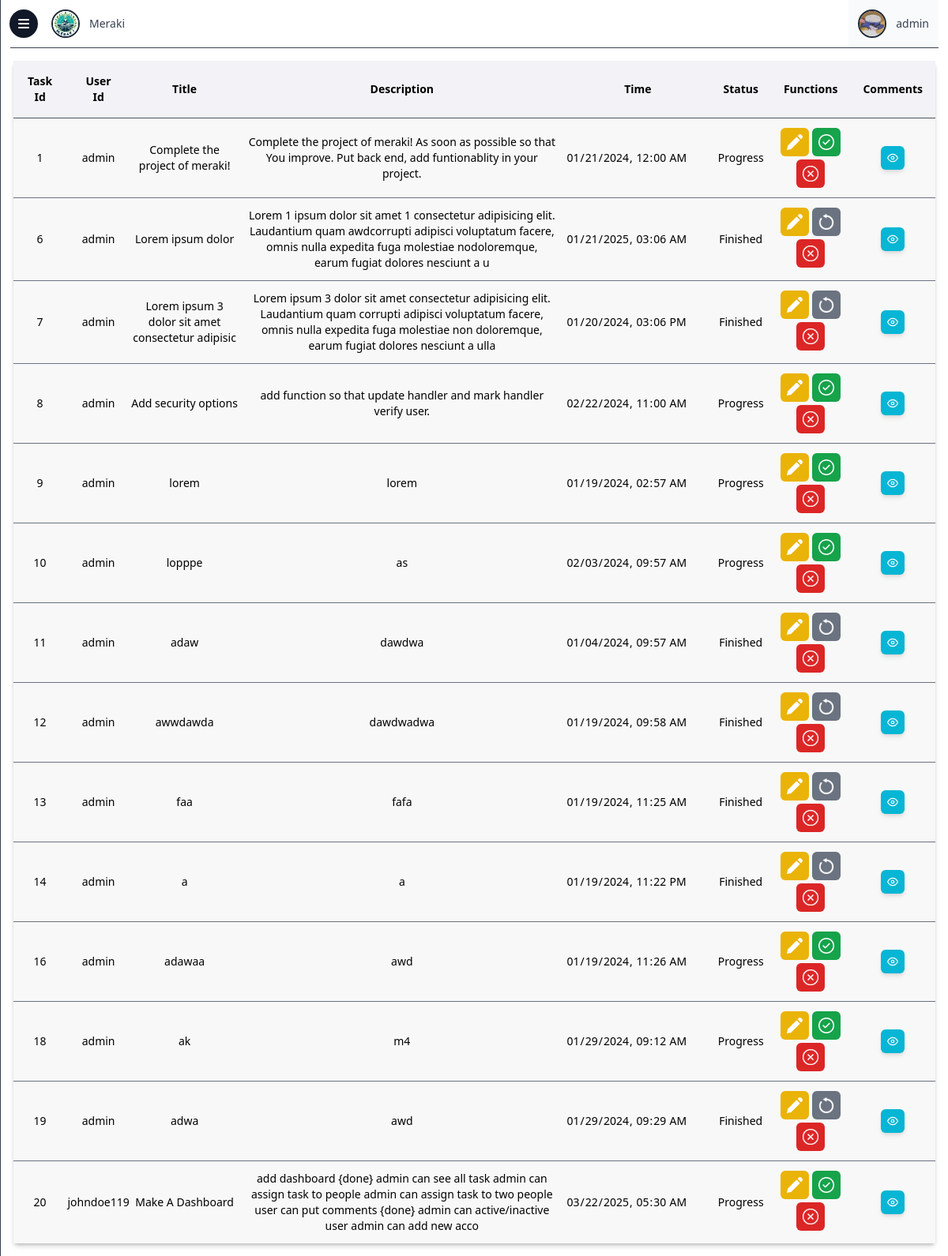
Page /tasks.php (signed in) on the committed database.
### tables this page shows
CREATE TABLE `users` (
  `id` varchar(30) NOT NULL,
  `name` varchar(30) NOT NULL,
  `email` varchar(30) NOT NULL,
  `pass` text NOT NULL,
  `img` text NOT NULL,
  `status` int(1) NOT NULL,
  `admin` int(11) NOT NULL DEFAULT 0,
  `active` int(11) NOT NULL DEFAULT 1
);

CREATE TABLE `tasks` (
  `id` varchar(30) NOT NULL,
  `task_id` int(11) NOT NULL,
  `task_title` varchar(50) NOT NULL,
  `task_desc` varchar(300) NOT NULL,
  `task_time` text NOT NULL,
  `task_status` varchar(10) NOT NULL
);

### tasks.php (the view, shortened to what this page needs)
<?php
$user_id = $_SESSION["id"];
include ("partials/_dbconnect.php");
$sql = "SELECT * FROM `tasks`";
$stmt = mysqli_prepare($conn, $sql);
mysqli_stmt_execute($stmt);
$result = mysqli_stmt_get_result($stmt);
?>
<!DOCTYPE html>
<html lang="en">
<head>
    <link href="../side/style.css" rel="stylesheet">
</head>
<body class="open-sans bg-white">
    <div class="absolute top-3 left-3 z-30">
        <button class="bg-gray-900 w-9 h-9 grid place-items-center p-2 rounded-full" class="button"
            onclick="displayMenu()">
            <i class="fas fa-bars text-base text-white"></i>
        </button>
    </div>
    <div class="flex z-20 overflow-y-hidden max-h-screen">
        <div class="overflow-y-scroll hide-scrollbar w-full">
            <header class="flex justify-between items-center mx-3">
                <a href="dashboard.php" class="dashboard-link flex items-center space-x-3 p-3 ml-10">
                    <img src="images/logo.jpg" alt="" class="h-9 w-9 rounded-full border-2 border-gray-800">
                    <p class="text-gray-700 text-sm">Meraki</p>
                </a>
                <div class="flex items-center space-x-3 p-3 bg-gray-50">
                    <?php
                    $sql = "SELECT * FROM `users` WHERE `id` = ?";
                    $stmt = mysqli_prepare($conn, $sql);
                    mysqli_stmt_bind_param($stmt, "s", $user_id);
                    mysqli_execute($stmt);
                    $result2 = mysqli_stmt_get_result($stmt);
                    $row2 = mysqli_fetch_assoc($result2);
                    echo '<img src="profile/images/' . $row2["img"] . '" alt="" class="h-9 w-9 rounded-full border-2 border-gray-800">
                    <p class="text-gray-700 text-sm">' . $row2["name"] . '</p>
                    ';
                    ?>
                </div>
            </header>
            <hr class="mx-3 border-t border-gray-700">
            <div class="m-4 bg-white rounded-md shadow-md container min-w-[calc(100%-32px)] text-sm max-w-[calc(100%-32px)]"
                id="user">
                <table class="w-full shadow-md">
                    <thead>
                        <tr class="border-b-gray-600 border-b bg-[#F3F2F7]">
                            <th scope="col" class="p-4">Task Id</th>
                            <th scope="col" class="p-4">User Id</th>
                            <th scope="col" class="p-4">Title</th>
                            <th scope="col" class="p-4">Description</th>
                            <th scope="col" class="p-4">Time</th>
                            <th scope="col" class="p-4">Status</th>
                            <th scope="col" class="p-4">Functions</th>
                            <th scope="col" class="p-4">Comments</th>
                        </tr>
                    </thead>
                    <tbody>
                        <?php
                        $i = 1;
                        while ($row = mysqli_fetch_assoc($result)) {
                            $task_id = $row["task_id"];
                            $user_id = $row["id"];
                            $title = $row["task_title"];
                            $desc = $row["task_desc"];
                            echo '<tr class="border-b-gray-500 border-b bg-[#F8F8F8] last:border-b-0">
                            <td class="text-center py-3">' . $task_id . '</td>
                            <td class="text-center py-3">' . $row["id"] . '</td>
                            <td class="text-center py-3">' . $title . '</td>
                            <td class="text-center py-3 px-3">' . $desc . '</td>
                            <td class="text-center py-3">
                                <input type="datetime-local" class="bg-transparent hide-cal py-3 outline-none border-none" value="' . $row["task_time"] . '">
                            </td>
                            <td class="text-center py-3 capitalize">' . $row["task_status"] . '</td>
                            <td class="text-center py-3 space-y-1 grid place-items-center">
                                <div class="flex space-x-1">
                                <button data-modal-target="edit-modal-' . $i . '" data-modal-toggle="edit-modal-' . $i . '" href="" class="rounded-md bg-yellow-500 hover:bg-yellow-600 p-2">
                                    <img class="invert w-5" src="../images/edit.png" alt="edit">
                                </button>';
                            if ($row["task_status"] == "progress") {
                                echo '<a href="dashboard/_mark?id=' . $user_id . '&task=' . $task_id . '&mark=finished" class="rounded-md bg-green-600 hover:bg-green-700 p-2">
                                    <img class="invert w-5" src="../images/finish.png" alt="finish">
                                </a>';
                            } else if ($row["task_status"] == "finished") {
                                echo '<a href="dashboard/_mark?id=' . $user_id . '&task=' . $task_id . '&mark=progress" class="rounded-md bg-gray-500 hover:bg-gray-600 p-2">
                                    <img class="invert w-5" src="../images/restore.png" alt="restore">
                                </a>';
                            }
                            echo '</div>
                                <a href="dashboard/_deletetask?id=' . $user_id . '&task=' . $task_id . '" class="rounded-md bg-red-600 hover:bg-red-700 p-2">
                                    <img class="invert w-5" src="../images/delete.png" alt="delete">
                                </a>
                            </td>
                            <td class="py-3 relative">
                                <button class="absolute left-1/2 top-1/2 -translate-y-1/2 -translate-x-1/2 flex items-center p-2 text-white bg-cyan-500 shadow-md hover:bg-cyan-400 rounded-md"
                                onclick="window.location.assign(`tasks?id=' . $row["id"] . '`)">
                                    <svg xmlns="http://www.w3.org/2000/svg" width="14" height="14" viewBox="0 0 24 24" fill="none"
                                    stroke="currentColor" stroke-width="2" stroke-linecap="round" stroke-linejoin="round"
                                    class="feather feather-eye">
                                    <path d="M1 12s4-8 11-8 11 8 11 8-4 8-11 8-11-8-11-8z"></path>
                                    <circle cx="12" cy="12" r="3"></circle>
                                    </svg>
                                </button>
                            </td>
                            </tr>';
                            $i++;
                        }
                        ?>
                    </tbody>
                </table>
            </div>
        </div>
    </div>
</body>
</html>

### rows in the picture
users: img (picture), name "admin"
tasks: task_id "1", id "admin", task_title "Complete the project of meraki!", task_desc "Complete the project of meraki! As soon as possible so that You improve. Put back end, add funtionablity in your project.", task_time "01/21/2024 00:00", task_status "Progress"
tasks: task_id "6", id "admin", task_title "Lorem ipsum dolor", task_desc "Lorem 1 ipsum dolor sit amet 1 consectetur adipisicing elit. Laudantium quam awdcorrupti adipisci voluptatum facere, omnis nulla expedita fuga molestiae nodoloremque, earum fugiat dolores nesciunt a u", task_time "01/21/2025 03:06", task_status "Finished"
tasks: task_id "7", id "admin", task_title "Lorem ipsum 3 dolor sit amet consectetur adipisic", task_desc "Lorem ipsum 3 dolor sit amet consectetur adipisicing elit. Laudantium quam corrupti adipisci voluptatum facere, omnis nulla expedita fuga molestiae non doloremque, earum fugiat dolores nesciunt a ulla", task_time "01/20/2024 15:06", task_status "Finished"
tasks: task_id "8", id "admin", task_title "Add security options", task_desc "add function so that update handler and mark handler verify user.", task_time "02/22/2024 11:00", task_status "Progress"
tasks: task_id "9", id "admin", task_title "lorem", task_desc "lorem", task_time "01/19/2024 02:57", task_status "Progress"
tasks: task_id "10", id "admin", task_title "lopppe", task_desc "as", task_time "02/03/2024 09:57", task_status "Progress"
tasks: task_id "11", id "admin", task_title "adaw", task_desc "dawdwa", task_time "01/04/2024 09:57", task_status "Finished"
tasks: task_id "12", id "admin", task_title "awwdawda", task_desc "dawdwadwa", task_time "01/19/2024 09:58", task_status "Finished"
tasks: task_id "13", id "admin", task_title "faa", task_desc "fafa", task_time "01/19/2024 11:25", task_status "Finished"
tasks: task_id "14", id "admin", task_title "a", task_desc "a", task_time "01/19/2024 23:22", task_status "Finished"
tasks: task_id "16", id "admin", task_title "adawaa", task_desc "awd", task_time "01/19/2024 11:26", task_status "Progress"
tasks: task_id "18", id "admin", task_title "ak", task_desc "m4", task_time "01/29/2024 09:12", task_status "Progress"
tasks: task_id "19", id "admin", task_title "adwa", task_desc "awd", task_time "01/29/2024 09:29", task_status "Finished"
tasks: task_id "20", id "johndoe119", task_title "Make A Dashboard", task_desc "add dashboard {done} admin can see all task admin can assign task to people admin can assign task to two people user can put comments {done} admin can active/inactive user admin can add new acco", task_time "03/22/2025 05:30", task_status "Progress"
